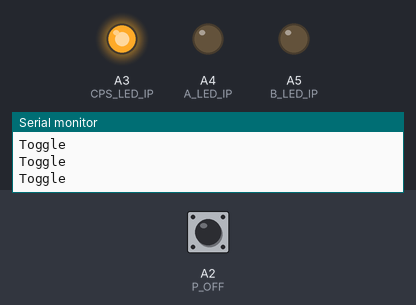
A sketch run on a simulated Arduino Uno, built with avr-gcc and run on an emulated ATmega328P. Shown: output pins drawn as LEDs (lit = HIGH), the last lines printed to the serial monitor. The inputs (shaded band) are chosen by the test bench; at power-on: A2 (P_OFF) HIGH.

Above: at 48.33 s.
At 49.4 s:
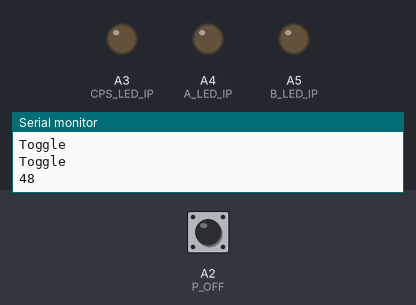
Timing chart, 0 to 52.9 s (numbered marks = the images above):
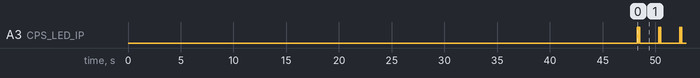

Measured:
- by itself, A3 (CPS_LED_IP): repeats every 2.0 s: LOW 0.08 s, HIGH 0.06 s, LOW 1.8 s, HIGH 0.06 s
- by itself, everything shown: repeats every 2.0 s, in 4 steps

The sketch:

testWaterAtomizers.ino
```cpp
// Module Libraries & Dependencies
#include <SPI.h>  // TODO: remove after coding.


// Switches
const int cycleBase = 2;  // Cycles per Second
bool skipAtmozerTest = false;

// Pinouts.
const int CPS_LED_IP  = A3;  // CPS Indicator
const int A_LED_IP    = A4;  // Red Indicator A
const int B_LED_IP    = A5;  // Red Indicator B
const int P_OFF       = A2;  // Power Off Button
const int WA[4] = {2, 3, 4, 5};  // Water Atmomizers 1-4

// Water Atomizers State
bool WA_state[4] = {false, false, false, false};

// Cycles per Second Variables
const int ms = 1000;
const int cps = cycleBase * ms;
unsigned long previousTime = millis();


void setup() {
  // Initialize serial monitor.
  Serial.begin(9600);

  // Set pins.
  pinMode(CPS_LED_IP, OUTPUT);
  pinMode(A_LED_IP, OUTPUT);
  pinMode(B_LED_IP, OUTPUT);
  pinMode(P_OFF, INPUT_PULLUP);

  // Initialize modules.


  // Test water atomizers.
  if (!skipAtmozerTest) {
    delay(1500);
    testWA();
  }

}


void loop() {
  // Calculate and check Cycles per Second.
  unsigned long currentTime = millis();
  if (currentTime - previousTime >= cps) {
    previousTime = currentTime;
    cycle();
  }

  // Check power off trigger.
  if (digitalRead(P_OFF) == LOW) {
    powerOffLoop();
  }
}


void powerOffLoop() {
  // Initiate power off procedure.
  digitalWrite(CPS_LED_IP, HIGH);

  // Close files.


  while (true) {
    digitalWrite(A_LED_IP, HIGH);
    digitalWrite(B_LED_IP, HIGH);
    delay(300);
    digitalWrite(A_LED_IP, LOW);
    digitalWrite(B_LED_IP, LOW);
    delay(700);
  }
}


void cycle() {
  // Indicate cycle.
  cycleIndicator();

  // Print time elapsed.
  Serial.println(String(millis()/1000));
}


void cycleIndicator() {
  digitalWrite(CPS_LED_IP, HIGH);
  delay(60);
  digitalWrite(CPS_LED_IP, LOW);
  delay(80);
  digitalWrite(CPS_LED_IP, HIGH);
  delay(60);
  digitalWrite(CPS_LED_IP, LOW);
}


void testWA () {
  Serial.println("Testing Water Atomizers.");
  int pattern[3] = {1000, 2000, 3000};

  // Loop through and test each atomizer.
  for (int i = 0; i < 4; i++) {
    Serial.println("Testing.. Water Atomizer [" + String(i + 1) + "]");

    for (int n = 0; n < 3; n++) {
      toggleWA(WA[i]);
      unsigned long startMillis = millis();
      while (millis() - startMillis < pattern[n]) {}
      toggleWA(WA[i]);

      startMillis = millis();
      while (millis() - startMillis < 500) {}
    }
  }
}


void toggleWA(int input) {
  // Check and toggle atomizer.

  // Press switch once.`
  if (!WA_state[input-2]) {
    toggleAtomizer(input);
    WA_state[input-2] = true;
  } else {

    // Press switch thrice.
    for (int i = 0; i < 3; i++) {
      toggleAtomizer(input);
      unsigned long startMillis = millis();
      while (millis() - startMillis < 200) {}
    }
    WA_state[input-2] = false;
  }
}


void toggleAtomizer(int pin) {
  Serial.println("Toggle");
  digitalWrite(pin, HIGH);
  unsigned long startMillis = millis();
  while (millis() - startMillis < 200) {}
  digitalWrite(pin, LOW);
}
```
